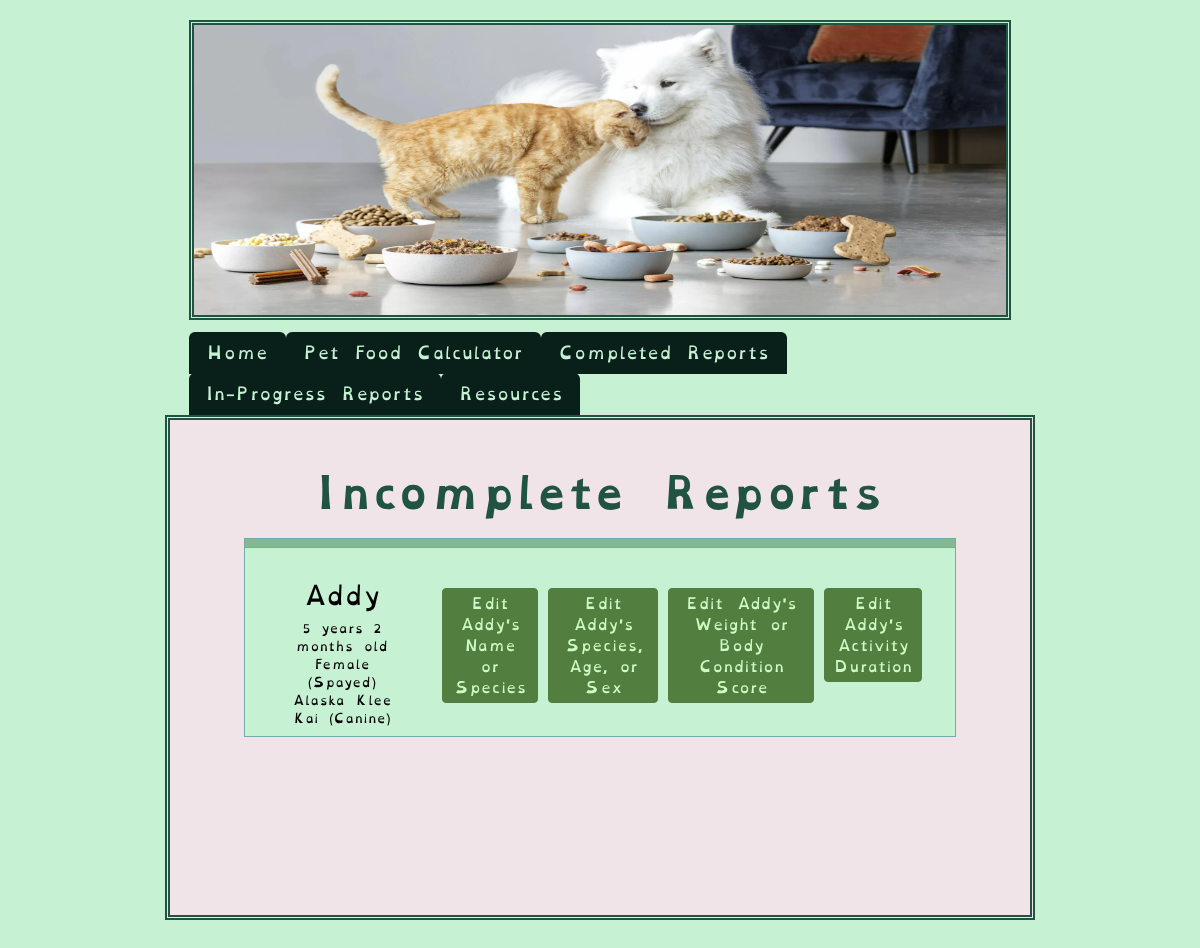
The page /wip_reports (signed in) on the database its author committed.
### tables this page shows
CREATE TABLE "pets" (
	"pet_id"	INTEGER UNIQUE,
	"owner_id"	INTEGER,
	"name"	VARCHAR(25) NOT NULL,
	"age_in_years"	INTEGER,
	"age_in_months"	INTEGER,
	"species"	VARCHAR(10) NOT NULL,
	"breed"	VARCHAR(25),
	"canine_breed_id"	INTEGER,
	"feline_breed_id"	INTEGER,
	"sex"	INTEGER,
	"bcs"	INTEGER,
	"weight"	FLOAT,
	"units"	VARCHAR(5),
	"converted_weight"	FLOAT,
	"converted_weight_units"	VARCHAR(5),
	"body_fat_percentage"	VARCHAR(5),
	"ideal_weight_lbs"	FLOAT,
	"ideal_weight_kgs"	FLOAT,
	"is_pediatric"	VARCHAR(1),
	"is_pregnant"	VARCHAR(1),
	"weeks_gestating"	INTEGER,
	"is_nursing"	VARCHAR(1),
	"litter_size"	INTEGER,
	"weeks_nursing"	INTEGER,
	"activity_level"	INTEGER,
	"rer"	FLOAT,
	"canine_der_factor_id"	INTEGER,
	"feline_der_factor_id"	INTEGER,
	"der"	FLOAT,
	"der_modifier"	FLOAT,
	"meals_per_day"	FLOAT,
	"current_food_kcal"	FLOAT,
	"current_food_form"	INTEGER,
	"rec_treat_kcal_per_day"	INTEGER,
	"current_food_amt_rec"	VARCHAR(15),
	"current_food_amt_per_meal"	VARCHAR(15),
	"date_of_first_report"	DATETIME,
	"most_recent_report_date"	DATETIME,
	PRIMARY KEY("pet_id" AUTOINCREMENT),
	FOREIGN KEY("owner_id") REFERENCES "users"("id"),
	FOREIGN KEY("canine_breed_id") REFERENCES "dog_breeds"("BreedID"),
	FOREIGN KEY("canine_der_factor_id") REFERENCES "canine_der_factors"("factor_id"),
	FOREIGN KEY("feline_breed_id") REFERENCES "cat_breeds"("BreedID"),
	FOREIGN KEY("feline_der_factor_id") REFERENCES "feline_der_factors"("factor_id"),
	FOREIGN KEY("sex") REFERENCES "reproductive_statuses"("sex_id"),
	FOREIGN KEY("activity_level") REFERENCES "activity_levels"("activity_id"),
	FOREIGN KEY("current_food_form") REFERENCES "food_forms"("form_id")
);

### main.py (the view)
@app.route("/wip_reports", methods=["GET", "POST"])
@login_required
def wip_reports():
    fi = FindInfo(session["user_id"])
    wip_reports = fi.find_wip_reports(session["user_id"])
    return render_template("wip_reports.html", wip_reports=wip_reports)

### find_info.py (called while the page is built)
    def pet_data_dictionary(self, user_id, pet_id) -> dict:
        if pet_id != 0 and user_id != 0:
            self.pet_data = db.execute(
                "SELECT * FROM pets WHERE owner_id = :user_id AND pet_id = :pet_id",
                user_id=user_id, pet_id=pet_id
            )
            if self.pet_data == None:
                print("The pet hasn't been added yet.")
        return self.pet_data

    def find_wip_reports(self, user_id) -> dict:
        if user_id != None or user_id != 0:
            try:
                wip_reports = db.execute(
                    "SELECT * FROM pets WHERE owner_id = :user AND date_of_first_report IS NULL",
                    user=user_id
                )
                print(wip_reports)
            except Exception as e:
                print(f"Can't find list of unfinished reports. Exception: {e}")
        return wip_reports

### helpers.py (called while the page is built)
def login_required(f):
    @wraps(f)
    def decorated_funtion(*args, **kwargs):
        if session.get("user_id") == None:
            return redirect(url_for("login"))
        return f(*args, **kwargs)
    return decorated_funtion

### templates/wip_reports.html (shortened to what this page needs)
{% extends 'base.html' %}
{% block content %}
    <h1>Incomplete Reports</h1>
    <form action="/wip_reports" method="POST">
        <div class="row">
            {% if wip_reports %}
                <table class="table table-sm" id="pets">
                    <thead>
                        <tr>
                            <th>
                            </th>
                            <th>
                            </th>
                        </tr>
                        </thead>
                    <tbody>
                        {% for pet in wip_reports %}
                            {% if pet.date_of_first_report == None %}
                                <tr>
                                    <td>
                                        <div class="pet_signalment">
                                            <h4>{{ pet.name }}</h4>
                                            <br>
                                            {% if pet.age_in_years != None and pet.age_in_months != None%}
                                                {% if pet.age_in_years == 0 and pet.age_in_months == 1 %}
                                                    {{ pet.age_in_months }} month old
                                                {% elif pet.age_in_years == 0 and pet.age_in_months > 1 %}
                                                    {{ pet.age_in_months }} months old
                                                {% elif pet.age_in_years == 1 and pet.age_in_months == 0 %}
                                                    {{ pet.age_in_years }} year old
                                                {% elif pet.age_in_years == 1 and pet.age_in_months == 1 %}
                                                    {{ pet.age_in_years }} year {{ pet.age_in_months }} month old
                                                {% elif pet.age_in_years == 1 and pet.age_in_months > 1 %}
                                                    {{ pet.age_in_years }} year {{ pet.age_in_months }} months old
                                                {% elif pet.age_in_years > 1 and pet.age_in_months == 0 %}
                                                    {{ pet.age_in_years }} years old
                                                {% elif pet.age_in_years > 1 and pet.age_in_months == 1 %}
                                                    {{ pet.age_in_years }} years {{ pet.age_in_months }} month old
                                                {% elif pet.age_in_years > 1 and pet.age_in_months > 1 %}
                                                    {{ pet.age_in_years }} years {{ pet.age_in_months }} months old
                                                {% endif %}
                                            {% endif %}
                                            {% if pet.sex != None %}
                                                {% if pet.sex == 1 %}
                                                    Female (Intact)
                                                {% elif pet.sex == 2 %}
                                                    Female (Spayed)
                                                {% elif pet.sex == 3 %}
                                                        Male (Intact)
                                                {% elif pet.sex == 4 %}
                                                    Male (Neutered)
                                                {% endif %}
                                            {% endif %}
                                            {% if pet.breed != None %}
                                                {{ pet.breed }}
                                            {% endif %}
                                            {% if pet.species != None %}
                                                ({{ pet.species }})
                                            {% endif %}
                                        </div>
                                    </td>
                                    <td>
                                        <div class="button-container">
                                            <a href="{{ url_for('pet_info', pet_id=pet.pet_id) }}">
                                                <button type="button" class="btn btn-secondary btn-sm">
                                                    Edit {{ pet.name }}'s Name or Species
                                                </button>
                                            </a>
                                            <a href="{{ url_for('pet_info_continued', pet_id=pet.pet_id) }}">
                                                <button type="button" class="btn btn-secondary btn-sm">
                                                    Edit {{ pet.name }}'s Species, Age, or Sex
                                                </button>
                                            </a>
                                            <a href="{{ url_for('pet_condition', pet_id=pet.pet_id) }}">
                                                <button type="button" class="btn btn-secondary btn-sm">
                                                    Edit {{ pet.name }}'s Weight or Body Condition Score
                                                </button>
                                            </a>
                                            {% if pet.species == "Canine" %}
                                                <a href="{{ url_for('activity', pet_id=pet.pet_id) }}">
                                                    <button type="button" class="btn btn-secondary btn-sm">
                                                        Edit {{ pet.name }}'s Activity Duration
                                                    </button>
                                                </a>
                                            {% endif %}
                                        </div>
                                    </td>
                                </tr>
                            {% endif %}
                        {% endfor %}
                    </tbody>
                </table>
            {% endif %}
        </div>
    </form>
{% endblock %}

### static/css/styles.css (style rules this page uses)
:root { --white: #f1e4e9; --pale_white_green: #c6f1d3; --lighter_white_green: #d1f7dc; --pale_sky_blue: #70abad; --light_sky: #70c2c3; --green_black: #091f19; --deep_blue_green: #215342; --light_lime: #7CFF6B; --darker_lime_transparent: #568b3fe5; --darker_lime: #527e3f; }
body { background-color: var(--pale_white_green); padding: 20px; margin-left: auto; margin-right: auto; font-family: "OpenDyslexic", "Arvo"; font-size: 2vh; }
h1 { color: var(--deep_blue_green); font-weight: 700; padding-bottom: 1vw; width: 80%; word-wrap: break-word; }
h1, h2 { color: var(--deep_blue_green); }
h1, h2, h3 { margin-left: auto; margin-right: auto; text-align: center; }
h1, h2, h3 { font-family: "OpenDyslexicBold", "Arvo"; }
h4 { display: inline-block; justify-content: flex-end; padding-right: 10px; padding-left: 10px; }
.table { font-size: 14.5px; text-align: center; border-bottom: 1px solid var(--deep_blue_green); border: 1px solid var(--pale_sky_blue); --bs-table-bg: var(--pale_white_green); --bs-table-striped-color: var(--light_sky); --bs-table-striped-bg: var(--pale_sky_blue); }
.table-sm { font-size: 12px; }
#pets { margin-bottom: 10vw !important; }
thead { font-weight: 500; --bs-table-bg: #84b893; color: var(--deep_blue_green); }
.pet_signalment { margin-top: 2.5vw; margin-left: 2.5vw; }
.table.table-sm td { align-items: center; justify-content: center; text-align: center; }
a { color: var(--darker_lime); }
.btn { background-color: var(--green_black); border-color: var(--green_black); --bs-btn-active-color: var(--deep_blue_green); --bs-btn-active-border-color: var(--deep_blue_green); --bs-btn-hover-bg: var(--deep_blue_green); --bs-btn-hover-border-bg: var(--deep_blue_green); color: var(--pale_white_green); text-align: center; margin: 5px; position: relative; margin-top: 1vw; }
.btn-sm { color: #cdfcc7; min-height: 75px; font-weight: 500; background-color: var(--darker_lime); border-color: var(--darker_lime); --bs-btn-active-color: var(--darker_lime_transparent); --bs-btn-active-border-color: var(--darker_lime_transparent); --bs-btn-hover-bg: var(--darker_lime_transparent); --bs-btn-hover-border-bg: var(--darker_lime_transparent); }
.button-container, .button-container-fr { display: flex; justify-content: center; }
.button-container { padding: 2vw; }
.row { display: flex; flex-wrap: wrap; margin-left: 2vw; margin-right: 2vw; font-size: 20px; padding-bottom: 1vh; }

### rows shown on the page
pets: name "Addy", age_in_years "5", age_in_months "2", shows "Female (Spayed)", breed "Alaska Klee Kai", species "Canine"
